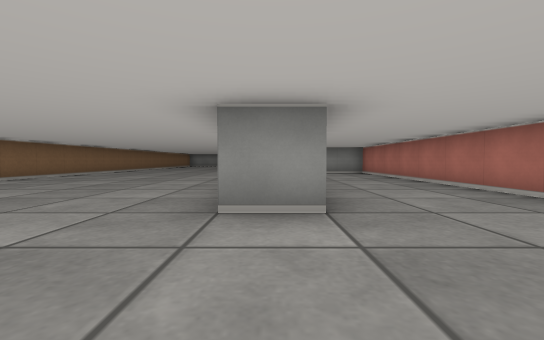
[1] (above)

22 first-person views from a walk through a cub3D level. The camera is about half as high as the walls, tilts 2° down and sees 90° across. The floor is counted in squares. Each view is taken from the middle of a square. On the plan, view 1 faces up. The plan holds only what a view shows up to about 9 squares ahead; the rest is blank.

[2]
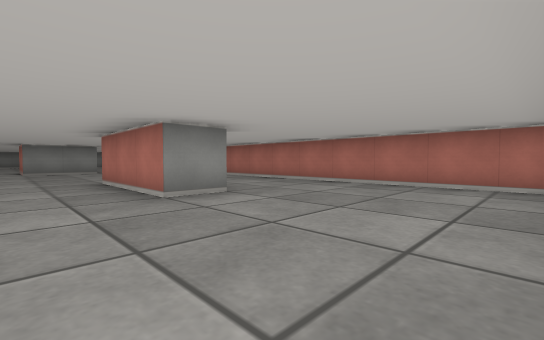

[3]
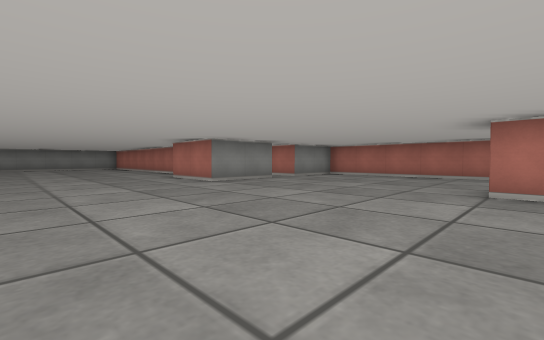

[4]
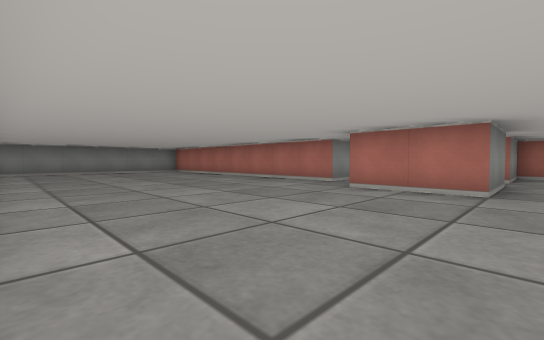

[5]
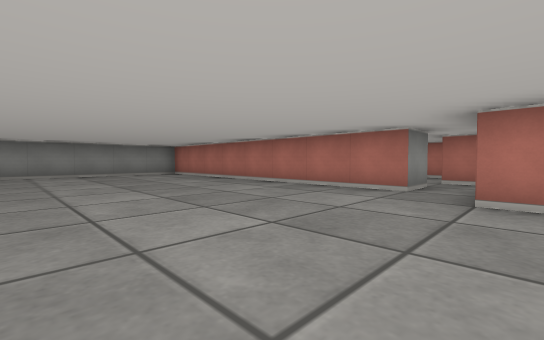

[6]
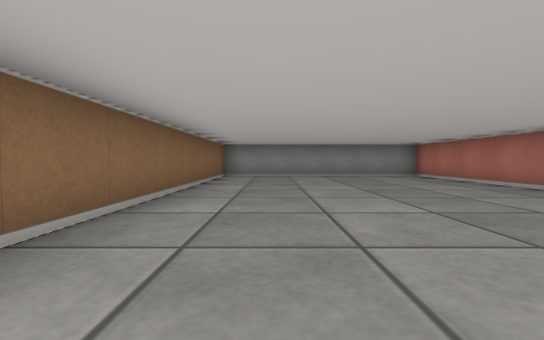

[7]
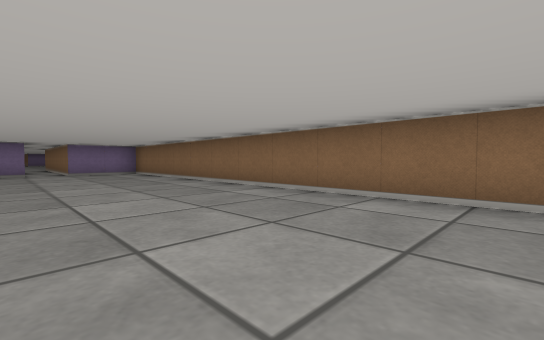

[8]
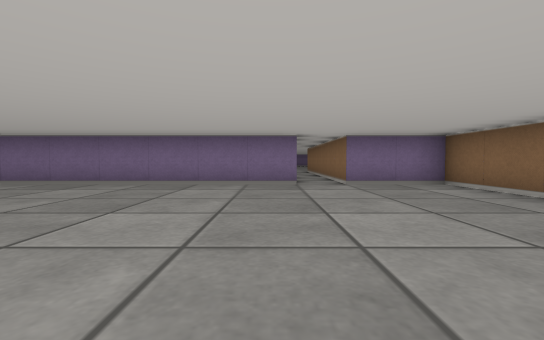

[9]
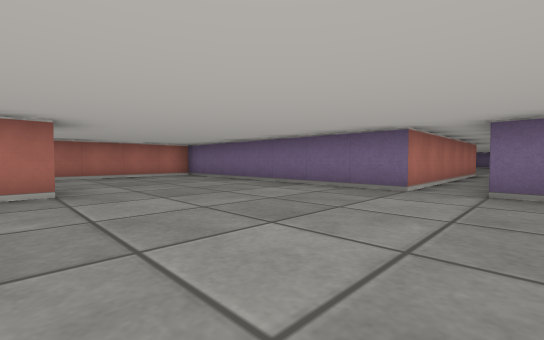

[10]
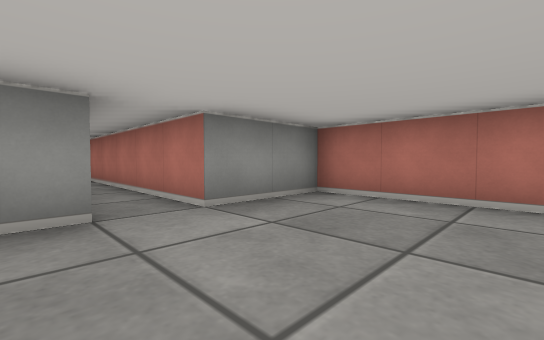

[11]
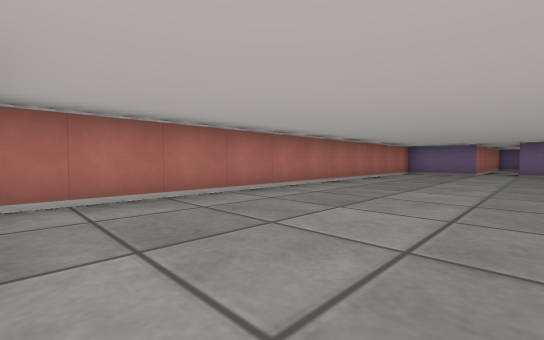

[12]
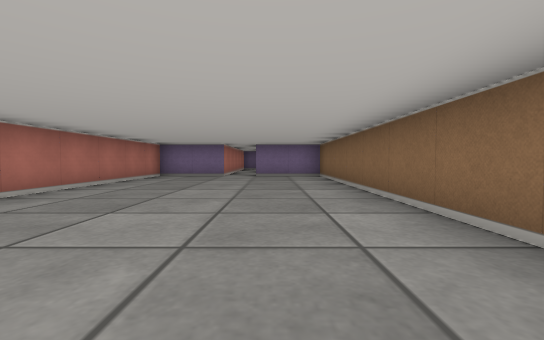

[13]
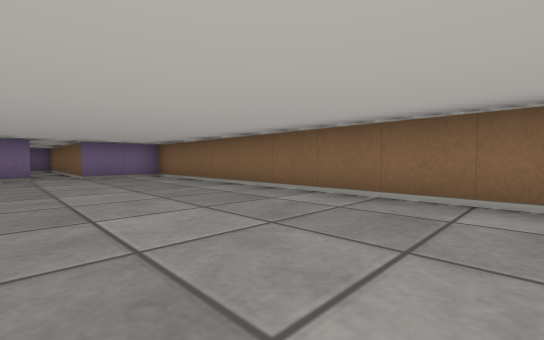

[14]
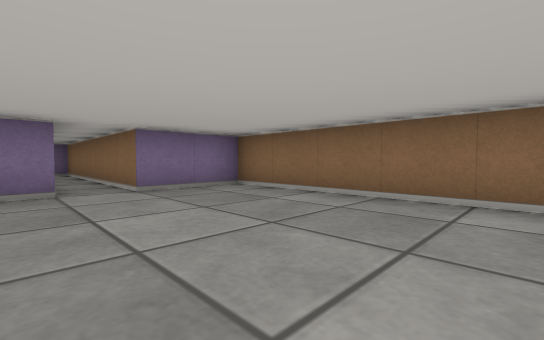

[15]
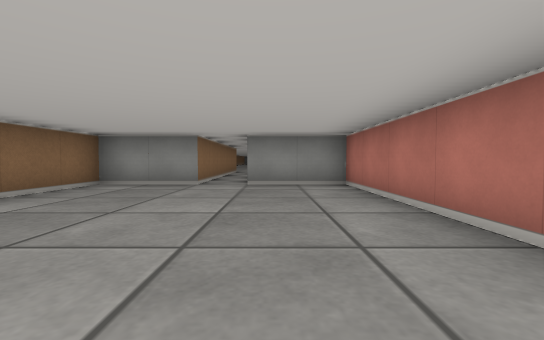

[16]
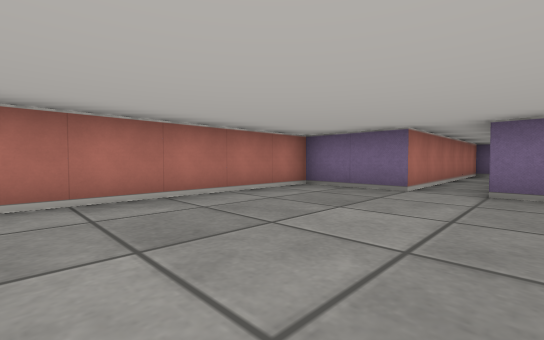

[17]
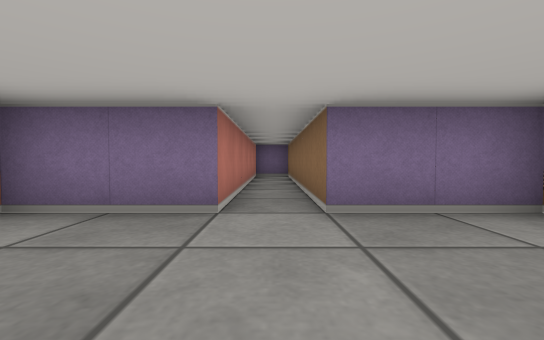

[18]
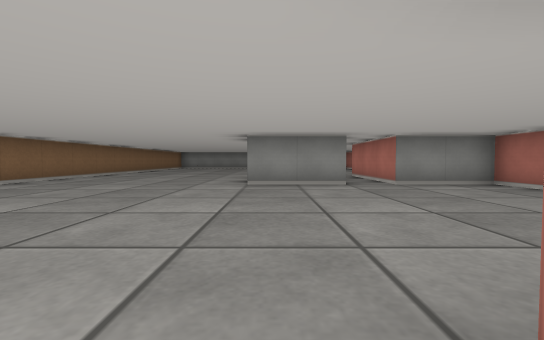

[19]
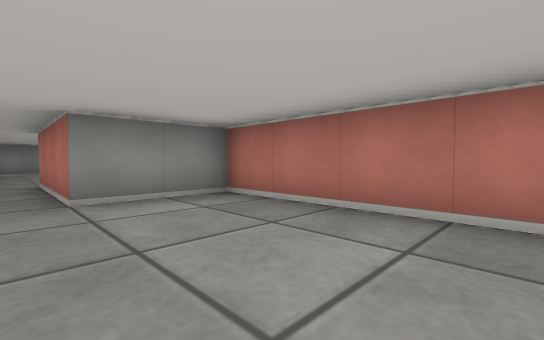

[20]
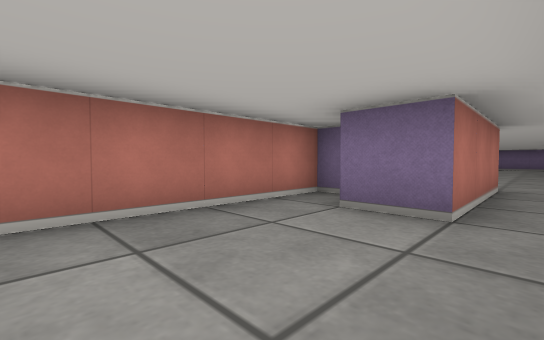

[21]
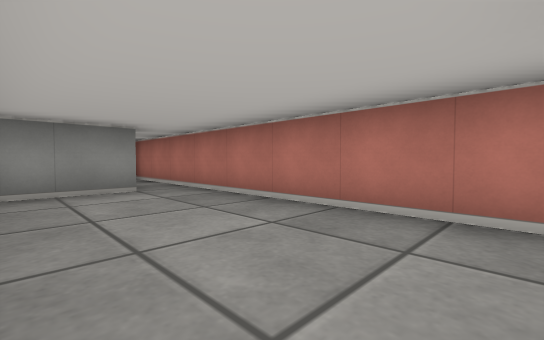

[22]
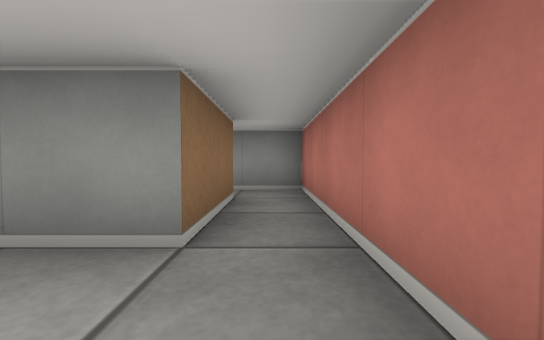

### Floor plan
Points are (right, up) in squares from view 1. A wall is a line through its corners. A room is listed if a view was taken in it or the views show most of it. See-through windows are left out.
Room 1 (views 1, 2, 3, 4, 5, 6, 7, 8, 9, 18, 19)
walls: (0.6, 10.5) (-1.5, 10.5) (-1.5, 12.5); (-0.5, 13.5) (-0.5, 21.5) (-6.5, 21.5) (-6.5, -1.5) (-4.5, -1.5) (-4.5, -7.5); (0.6, 2.5) (-0.5, 2.5) (-0.5, 5.5); (3.5, -1.2) (3.5, 10.5) (1.5, 10.5); (-3.5, -7.5) (-3.5, -1.5) (3.2, -1.5)
ways out: opening at (-4, -7) to room 2; opening at (0, 13) to room 3; opening at (1, 11.5) to room 3
Room 2 (views 10, 11, 12, 13, 14, 15, 16, 17)
walls: (-4.5, -7.5) (-6.5, -7.5) (-6.5, -18.5) (-4.5, -18.5) (-4.5, -24.5) (-3.5, -24.5) (-3.5, -18.5) (-1.5, -18.5) (-1.5, -7.5) (-3.5, -7.5)
ways out: opening at (-4, -7) to room 1
Room 3 (views 20, 21, 22)
walls: (0.6, 13.5) (-0.5, 13.5); (3, 12.5) (3.5, 12.5) (3.5, 20.5); (2.5, 20.5) (2.5, 18.5) (0.9, 18.5); (1.5, 10.5) (1.5, 13.5) (2.5, 13.5)
ways out: opening at (0, 13) to room 1; opening at (1, 11.5) to room 1; opening at (3, 19.5)

Where each view was taken, in squares from view 1:
view 1: 0 up, 0 right, facing up
view 2: 1 down, 2 left, facing up-right
view 3: 5 up, 5 left, facing up-right
view 4: 10 up, 6 left, facing up-right
view 5: 12 up, 5 left, facing up-right
view 6: 13 up, 5 left, facing up
view 7: 9 up, 3 left, facing down-left
view 8: 4 up, 3 left, facing down
view 9: 3 up, 5 left, facing down-right
view 10: 10 down, 5 left, facing up-right
view 11: 8 down, 5 left, facing down-right
view 12: 10 down, 5 left, facing down
view 13: 10 down, 3 left, facing down-left
view 14: 14 down, 3 left, facing down-left
view 15: 13 down, 3 left, facing up
view 16: 14 down, 5 left, facing down-right
view 17: 16 down, 4 left, facing down
view 18: 5 up, 1 left, facing up
view 19: 7 up, 1 right, facing up-right
view 20: 16 up, 1 right, facing down-right
view 21: 14 up, 1 right, facing up-right
view 22: 17 up, 3 right, facing up
